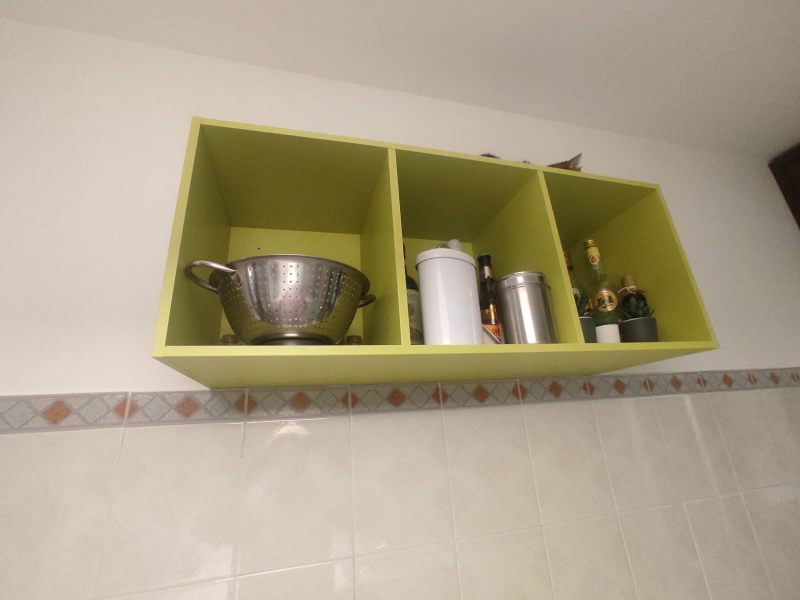
%> input picture images/Look-outCat.jpg, 1600 x 1200 px (shown at 1/2 size)
$ octave straightLines.m   (GNU Octave 9; MATLAB toolbox functions it lacks are replaced by stand-ins)
%> lines starting %> are read from the running program, lines starting %| are printed output that depends on the picture
% Image Analysis and Computer Vision - Homework A.Y. 2024/25 - F1
% Author: Salvi Niccolò (10773726)

% if inputImage is a filename, otherwise skip imread if you already have the image in a variable.
Ioriginal = imread('images\Look-outCat.jpg');
%> Ioriginal is the input picture: size 1200x1600x3 uint8; mean R, G, B 171.7, 160.1, 136.4

% Convert to grayscale if it’s a color image
if size(Ioriginal, 3) == 3
    Igray = rgb2gray(Ioriginal);
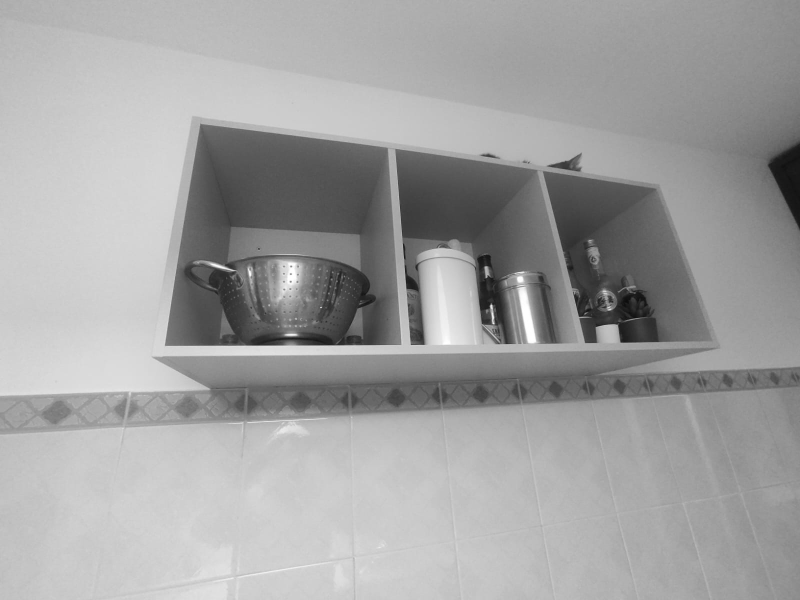
%> Igray: size 1200x1600 uint8 (shown at 1/2 size); min 11, max 255, mean 160.9
else
    Igray = Ioriginal;
end

% Define the region of interest (ROI)
roi = [280, 200, 1200, 590];  % [x, y, width, heightt

Igray = imcrop(Igray, roi);
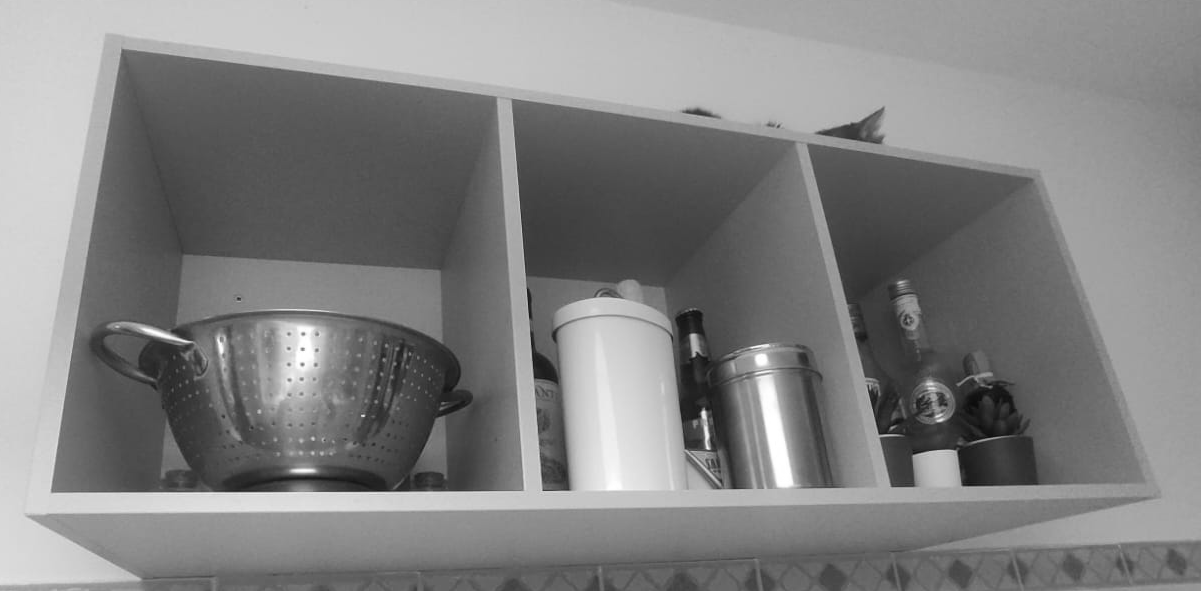
%> Igray: size 591x1201 uint8; min 11, max 255, mean 129.3
Ioriginal = imcrop(Ioriginal, roi);
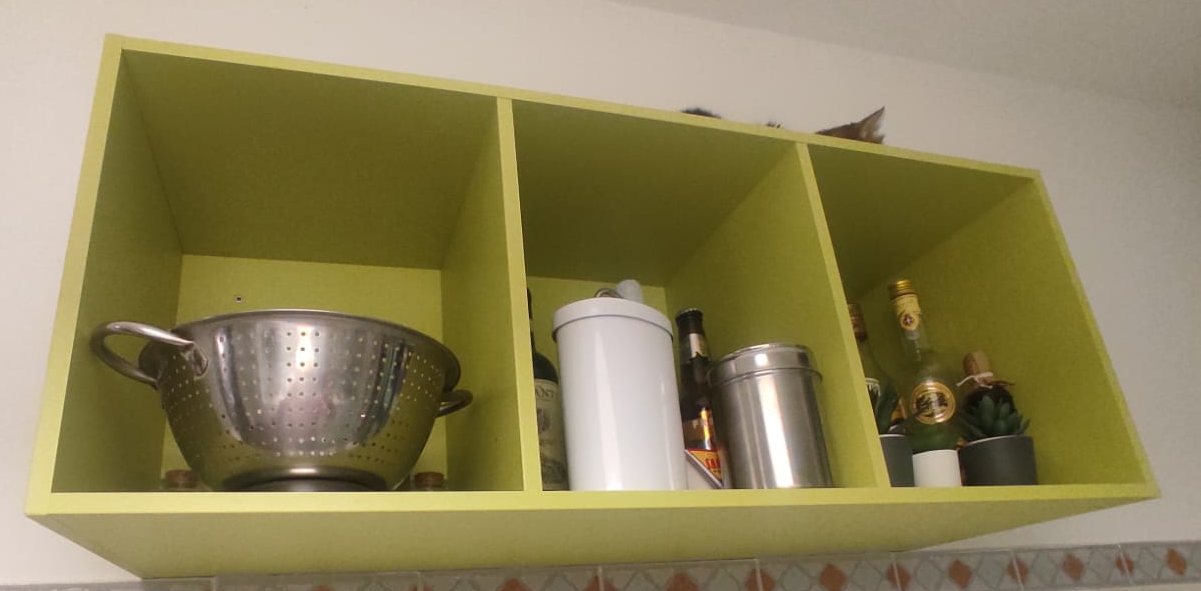
%> Ioriginal: size 591x1201x3 uint8; mean R, G, B 141.1, 130.7, 90.7

%% 2) Edge Detection
% Use the Canny method for robust edge detection
BW = edge(Igray, 'canny', [0.05, 0.2]);
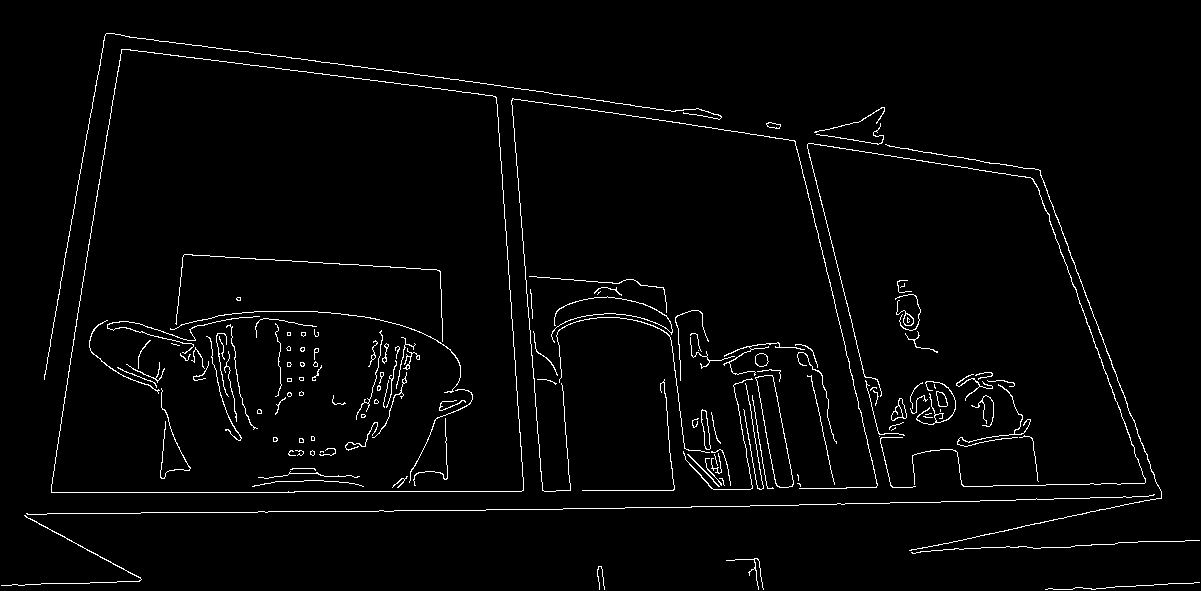
%> BW: size 591x1201 logical; 2.4% white in thin lines or dots

% save BW
imwrite(BW, 'BW.jpg');

%% 3) Hough Transform
% The output H is the accumulator array, theta is the angle vector,
% and rho is the distance vector in Hough space
[H, theta, rho] = hough(BW, 'RhoResolution', 1, 'ThetaResolution', 1);
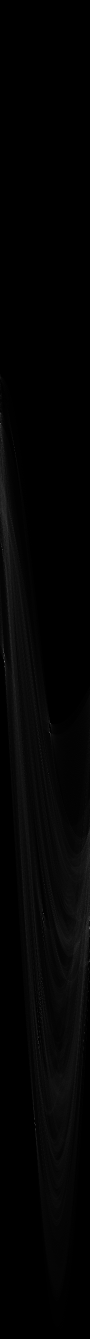
%> H: size 2677x180 double (shown at 1/2 size); min 0, max 442, mean 6.4; drawn with min black and max white
%> theta = 180 values from -90 to 89; rho = 2677 values from -1338 to 1338

%% 4) Find Peaks in the Hough Transform
% houghpeaks locates the peaks (local maxima) in the accumulator array.
% Adjust 'NumPeaks' to capture as many lines as you need,
% or use 'Threshold' to set a minimum accumulator value.
numPeaks = 20;  % Example: detect up to 25 peaks
P = houghpeaks(H, numPeaks, 'Threshold', ceil(0.3 * max(H(:))));
%> P = [1857 180; 1827 87; 1465 100; 1334 10; 1305 8; 2087 77; 2250 71; 1100 5; 2066 169; 1924 179]

%% 5) Extract Lines
% 'houghlines' uses the accumulator peaks to generate line segments.
% 'FillGap' = max gap between two line segments to link them
% 'MinLength' = minimum line segment length
lines = houghlines(BW, theta, rho, P, 'FillGap', 200, 'MinLength', 300);
%> lines = 9 lines; longest, point1 to point2 (x, y): (68, 245) to (1094, 317), (1157, 499) to (394, 512), (36, 585) to (123, 36), (528, 90) to (1041, 171), (1032, 169) to (1183, 584), (496, 86) to (526, 510)

%% 6) Visualize Detected Lines
figure('Name','Detected Lines');

% Show the original image
imshow(Ioriginal);
hold on;

% Optionally overlay the edge map if you want (comment out if not needed):
% imshow(BW);

title('Detected Lines Overlaid on Original Image');

% Loop through all detected lines and plot them
for k = 1:length(lines)
    xy = [lines(k).point1; lines(k).point2];

    % Plot the line segment
    plot(xy(:,1), xy(:,2), 'LineWidth', 2, 'Color', 'red');

    % Optionally mark endpoints for clarity
    plot(xy(1,1), xy(1,2), 'x', 'LineWidth', 2, 'Color', 'yellow');
    plot(xy(2,1), xy(2,2), 'x', 'LineWidth', 2, 'Color', 'green');
end
%> this loop made 9 passes
%> xy on passes 1 to 9: [1157 499; 394 512], [496 86; 526 510], [36 585; 123 36], [528 90; 1041 171], [104 48; 493 96], [808 145; 897 503], [1032 169; 1183 584], [68 245; 1094 317], [1162 497; 758 583]
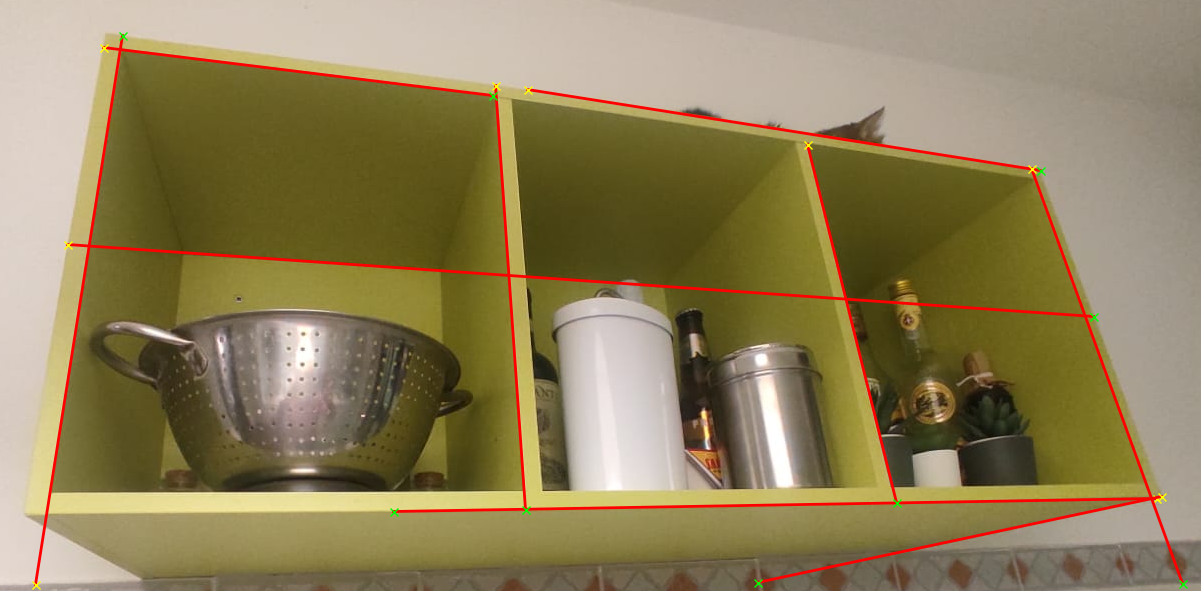
%> figure redrawn from the program's plot data; its title reads 'Detected Lines Overlaid on Original Image'

% Save the original image with plotted lines
saveas(gcf, 'images\F1_detected_lines.jpg');
